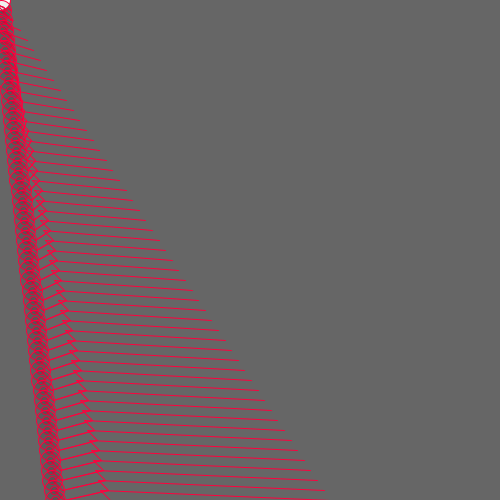
Frame 1 (no input)
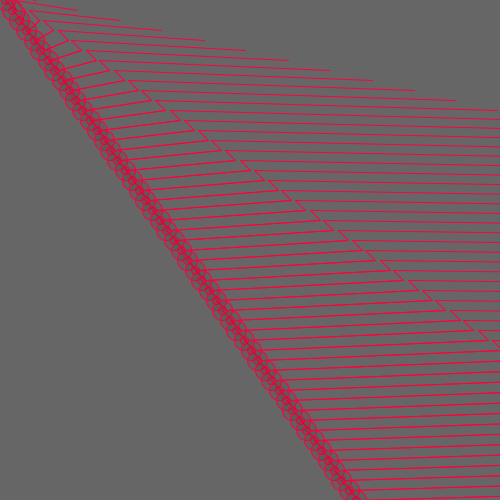
Frame 60 (the mouse pressed at the canvas centre just before this capture)
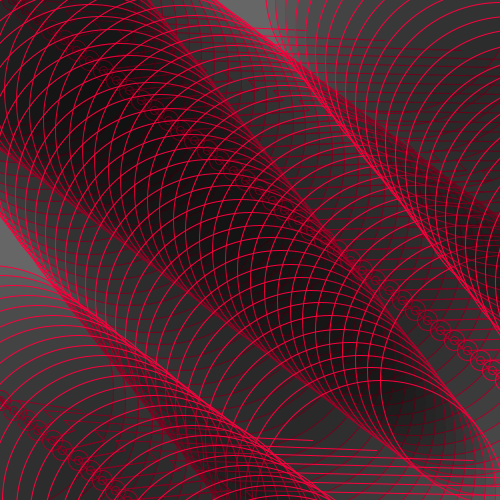
Frame 120 (the mouse held since frame 60 and released just before this capture)

The Processing sketch that drew these frames (run headless with seeded random() and noise(); from frame 60 on, the mouse is pressed at the canvas centre):

// Processing sketch: processing_10373
// ── processing_10373.pde

int numLines = 120;

float[] x = new float[numLines];

float[] speed = new float[numLines];

float offset =10; // Set space between lines



void setup() {
colorMode(RGB,500);
  size(500, 500);

  smooth();

  strokeWeight(1);
  //Fondo degradado
  for (int i = 0; i < 500; i++) {
  for (int j = 0; j < 500; j++) {
    stroke(i, 0, 120);
    point(i, j);
  }
}
  for (int i = 0; i < numLines; i++) {

    x[i] = i; // Set initial position

    speed[i] = 0.1 + (i / offset); // Set initial speed

  }

}



void draw() {

  background(200);

  for (int i = 0; i < x.length; i++) {

    x[i] += speed[i]; // Update line position

    if (x[i] > (width + offset)) { // If off the right,

      x[i] = -offset * 2; // return to the left

    }

    float y = i * offset; // Set y-coordinate for line
line(x[i]*2, y, x[i] + offset, y + offset);
   line(x[i]*2, y, x[i]*2 - offset, y - offset); // Draw line
    line(x[i], y, x[i] + offset, y + offset);
    line(x[i]*2, y, x[i] + offset, y + offset);
   line(x[i]*6, y, x[i]*2 - offset, y - offset); // Draw line
    line(x[i], y, x[i] + offset, y + offset); 
ellipse(x[i], y,8,8); 
ellipse(x[i], y,20,20); 
///Variable For Humans jeje
ellipse(x[i], y,mouseX,mouseY);

ellipse(y, x[i],mouseY,mouseX);
//keypress
{
if (keyPressed == true) {
    ellipse(y, x[i],random(0, 2200),1);
  } else {
    ellipse(y, x[i],0,0);
  }
  
}
fill(0,30);

  }

}
